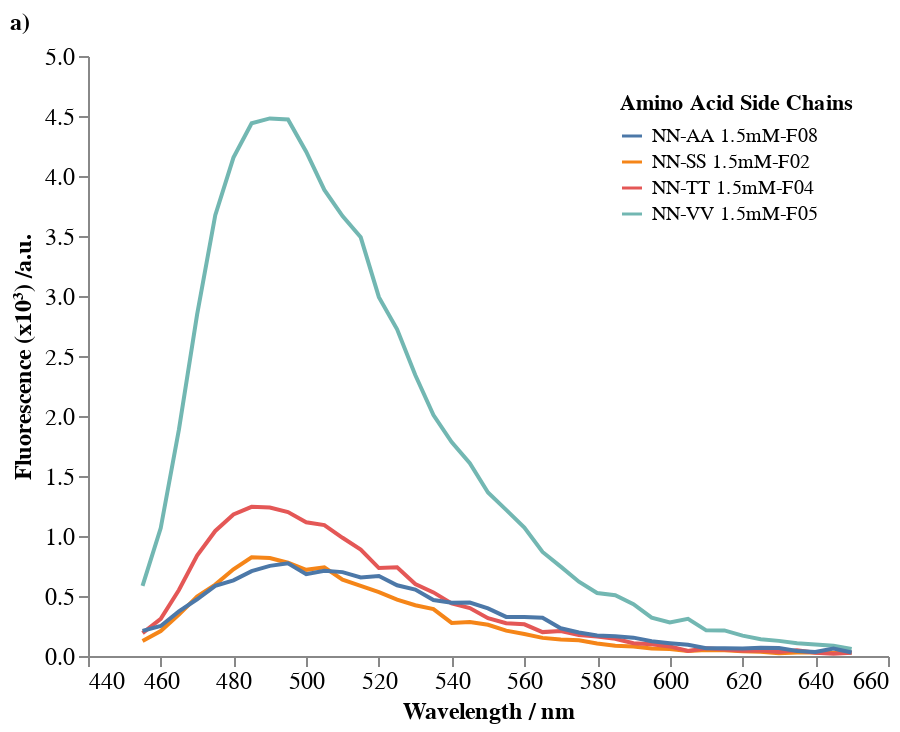

The notebook cell this image was saved under:
### Markdown cell above
### Exact Graph Replicated

### Code cell
aminoAcids = ['NN-SS 1.5mM-F02', 'NN-TT 1.5mM-F04', 'NN-VV 1.5mM-F05', 'NN-AA 1.5mM-F08']

Figure06A= alt.Chart(Figure6A, title='a)').mark_line().encode(
    alt.X("Wavelength:Q", title="Wavelength / nm"), # , scale=alt.Scale(domain=[400, 660])
    alt.Y("Flourescence_x10\u00b3:Q", title="Fluorescence (x10\u00b3) /a.u.", scale=alt.Scale(domain=[0, 5])),
    alt.Color('AminoAcidSideChains:N', title="Amino Acid Side Chains"),
    tooltip=['AminoAcidSideChains']
).transform_filter(
    alt.FieldOneOfPredicate(field='AminoAcidSideChains', oneOf=aminoAcids)
).configure(
    font='Arial' #Default font for all text marks, titles, and labels.
).configure_title(
    anchor='start',
    fontSize=12
).configure_legend(
    orient='top-right'
).configure_axis(
    grid=False,
    labelFontSize=12,
    titleFontSize=12
).configure_view(
    strokeWidth=0
)


Figure06A # you can save the graph as a PNG by clicking the ellipses in the top-rigth corner

### Figure 1 — Vega-Lite specification as saved in the notebook (floating-point values rounded to 4 significant figures; data arrays with more than 128 entries replaced by an {"elided": "..."} marker saying what was removed)
{"config": {"view": {"continuousWidth": 400, "continuousHeight": 300, "strokeWidth": 0}, "axis": {"grid": false, "labelFontSize": 12, "titleFontSize": 12}, "font": "Arial", "legend": {"orient": "top-right"}, "title": {"anchor": "start", "fontSize": 12}}, "data": {"name": "data-c388466c9d242b9f6aed6871adcabd88"}, "mark": "line", "encoding": {"color": {"type": "nominal", "field": "AminoAcidSideChains", "title": "Amino Acid Side Chains"}, "tooltip": [{"type": "nominal", "field": "AminoAcidSideChains"}], "x": {"type": "quantitative", "field": "Wavelength", "title": "Wavelength / nm"}, "y": {"type": "quantitative", "field": "Flourescence_x10³", "scale": {"domain": [0, 5]}, "title": "Fluorescence (x10³) /a.u."}}, "title": "a)", "transform": [{"filter": {"field": "AminoAcidSideChains", "oneOf": ["NN-SS 1.5mM-F02", "NN-TT 1.5mM-F04", "NN-VV 1.5mM-F05", "NN-AA 1.5mM-F08"]}}], "$schema": "https://vega.github.io/schema/vega-lite/v4.8.1.json", "datasets": {"data-c388466c9d242b9f6aed6871adcabd88": {"elided": "280 records"}}}
